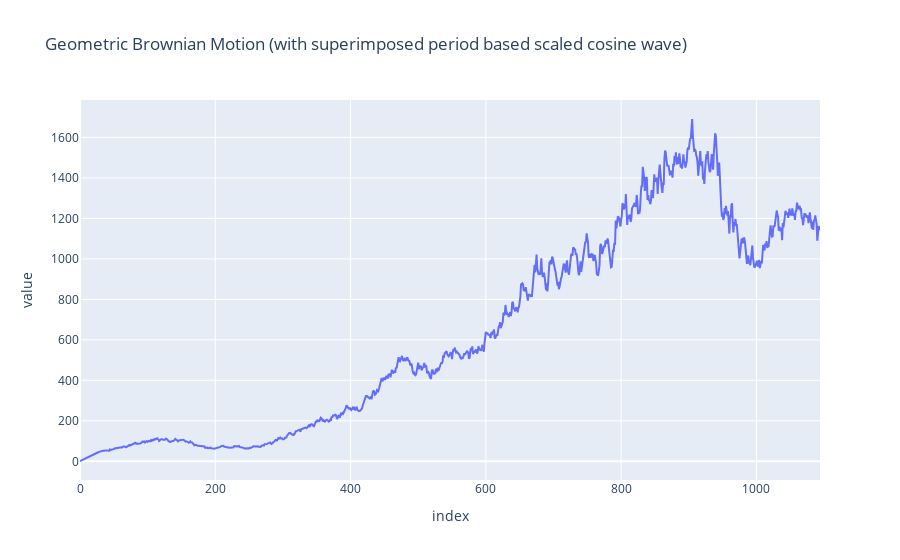

Source (notebook cell):
### Code cell
fig = go.Figure()
fig.add_trace(go.Scatter(y=list(islice(gen_gbm((1/365.), 0, .01, .6), 365*3)), mode='lines', name='Actual'))
fig.update_layout(title=f'Geometric Brownian Motion (with superimposed period based scaled cosine wave)', xaxis_title='index', yaxis_title='value')

### Figure 1 — Plotly figure (JSON) as saved in the notebook; plotly's stock layout.template omitted (floating-point values rounded to 4 significant figures; data arrays with more than 128 entries replaced by an {"elided": "..."} marker saying what was removed)
{"data": [{"mode": "lines", "name": "Actual", "type": "scatter", "y": {"elided": "1095 float values"}}], "layout": {"title": {"text": "Geometric Brownian Motion (with superimposed period based scaled cosine wave)"}, "xaxis": {"title": {"text": "index"}}, "yaxis": {"title": {"text": "value"}}}}
